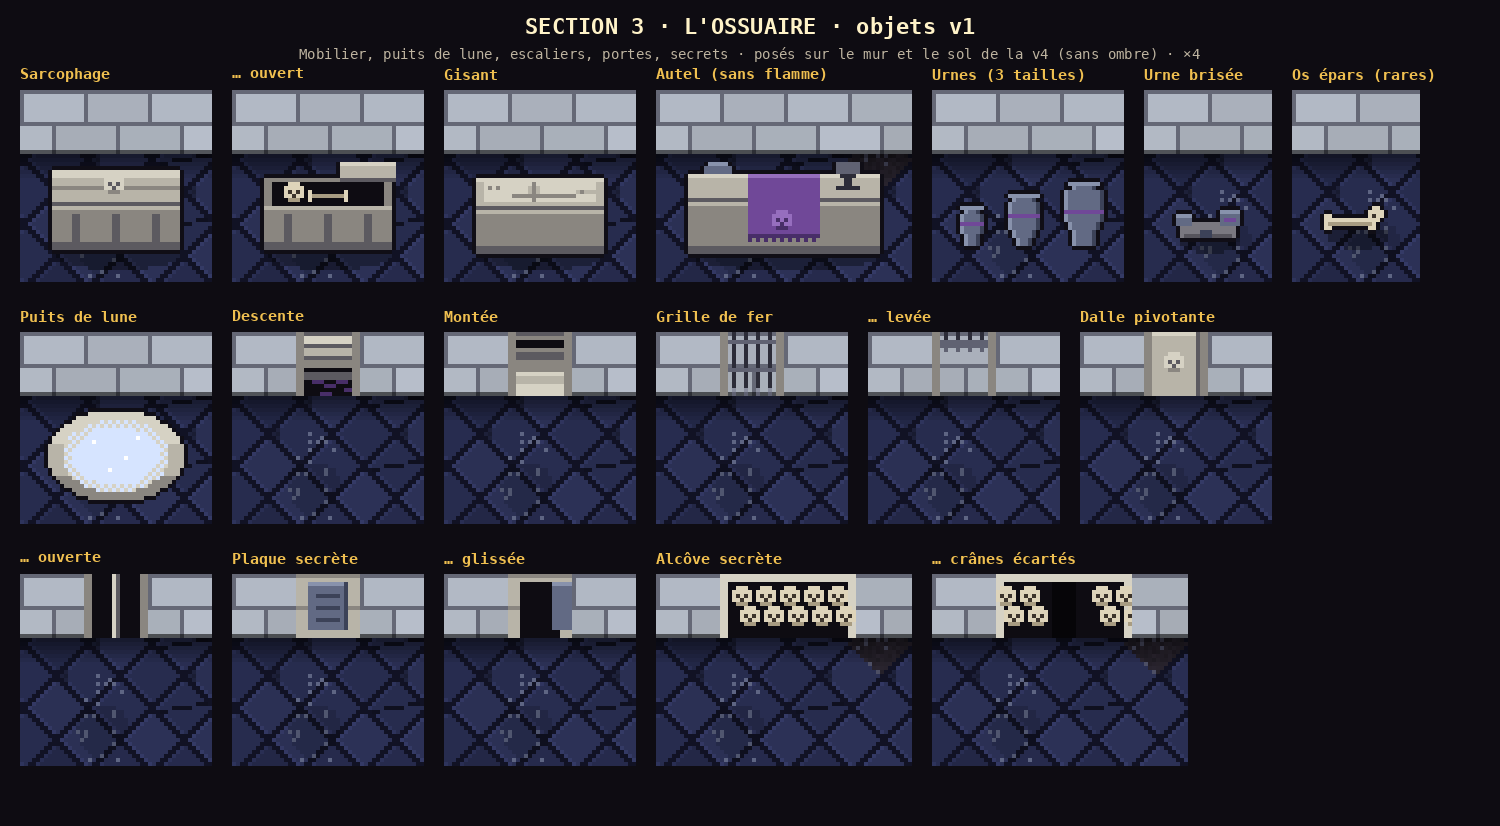

Recreate this plot in Python.
"""Section 3, l'OSSUAIRE : planche des OBJETS v1, dans la direction artistique v4 (craie, brume, lune seule lumière)
(Thomas, 2026-11-19, 8 h 48 : « ok continue », après les propositions : objets, escaliers, portes, salle secrète).
PROPOSITION, rien n'est en jeu.

Objets en 3/4 plongeant, contour sombre, posés sur le sol et le mur de la v4 :
- mobilier : sarcophage (fermé, ouvert), gisant, autel (sans cierge : la lune seule éclaire), urnes (petite, moyenne,
  grande, brisée avec ses cendres), os épars (rares, petit décor au sol) ;
- le PUITS DE LUNE vu de près : une margelle basse de craie, la lumière tombe dedans (aucune lune dessinée) ;
- ESCALIERS : descente (marches de craie qui plongent dans la brume) et montée ;
- PORTES : grille de fer noir (fermée, levée) et dalle de pierre qui pivote (fermée, ouverte) ;
- SECRETS : plaque funéraire qui coulisse (fermée, ouverte) et alcôve dont les crânes s'écartent (fermée, ouverte).

  python3 art/ossuaire_objets_v1.py   → art/ossuaire_objets_v1.png
"""
import importlib.util
import os
import sys

import numpy as np
from PIL import Image, ImageDraw

HERE = os.path.dirname(os.path.abspath(__file__))
sys.path.insert(0, HERE)
from pix import font, grid, hash2, outline_mask, up  # noqa: E402

spec = importlib.util.spec_from_file_location("da4", os.path.join(HERE, "ossuaire_da_v4.py"))
da4 = importlib.util.module_from_spec(spec)
spec.loader.exec_module(da4)

T = 16
OUT = (16, 14, 22, 255)
C = {
    "sL": (214, 210, 196), "s": (184, 180, 168), "sD": (138, 134, 128), "sDD": (92, 90, 96),
    "v": (112, 72, 152), "vD": (72, 46, 104), "vL": (150, 110, 190),
    "i": (44, 44, 56), "iL": (96, 98, 114), "iH": (140, 144, 160),
    "b": (222, 212, 186), "bD": (168, 156, 130), "bS": (60, 52, 44),
    "k": (14, 12, 18), "ash": (122, 120, 128), "ashD": (86, 84, 92),
    "c": (98, 106, 132), "cL": (136, 146, 172), "cD": (60, 66, 88),
    "moon": (214, 228, 255),
}


class Sprite:
    def __init__(self, w, h):
        self.a = np.zeros((h, w, 4), np.uint8)

    def r(self, x, y, w, h, c):
        col = C[c] if isinstance(c, str) else c
        self.a[max(0, y):max(0, y + h), max(0, x):max(0, x + w)] = tuple(col[:3]) + (255,)
        return self

    def p(self, x, y, c):
        return self.r(x, y, 1, 1, c)

    def rows(self, x, y, rows, pal):
        for dy, row in enumerate(rows):
            for dx, ch in enumerate(row):
                if ch != ".":
                    self.p(x + dx, y + dy, pal[ch])
        return self

    def done(self, outline=True):
        if outline:
            m = self.a[..., 3] > 0
            self.a[outline_mask(m)] = OUT
        return self

    def img(self):
        return Image.fromarray(self.a, "RGBA")


SKULL = [".###.", "#####", "#o#o#", "##n##", ".jjj."]
SK = {"#": "b", "o": "bS", "n": "bS", "j": "bD"}
SK_CARVED = {"#": "sL", "o": "sDD", "n": "sDD", "j": "sD"}


# ---------------------------------------------------------------- mobilier

def sarcophagus(open_=False):
    s = Sprite(34, 24)
    # face avant
    s.r(1, 11, 32, 11, "sD").r(1, 11, 32, 1, "s").r(1, 20, 32, 2, "sDD")
    for x in (6, 16, 26):
        s.r(x, 13, 2, 7, "sDD")
    if not open_:
        # couvercle à arête, crâne gravé
        s.r(1, 2, 32, 9, "s").r(1, 2, 32, 2, "sL").r(1, 6, 32, 1, "sD").r(1, 10, 32, 1, "sDD")
        s.rows(14, 3, SKULL, SK_CARVED)
    else:
        # caisse ouverte : intérieur noir, os dedans ; couvercle repoussé de travers sur la droite
        s.r(1, 4, 32, 7, "sD").r(3, 5, 28, 6, "k")
        s.rows(6, 5, SKULL, SK).r(12, 8, 10, 1, "bD").r(12, 7, 1, 3, "b").r(21, 7, 1, 3, "b")
        s.r(20, 0, 14, 5, "s").r(20, 0, 14, 1, "sL").r(20, 4, 14, 1, "sDD")
    return s.done()


def gisant():
    s = Sprite(34, 22)
    s.r(1, 10, 32, 11, "sD").r(1, 19, 32, 2, "sDD").r(1, 10, 32, 1, "s")
    s.r(1, 2, 32, 8, "s").r(1, 2, 32, 1, "sL").r(1, 9, 32, 1, "sDD")
    # le chevalier couché : tête à gauche, mains jointes, épée le long du corps, pieds à droite
    s.r(3, 3, 5, 5, "sL").r(4, 4, 1, 1, "sD").r(6, 4, 1, 1, "sD")
    s.r(8, 3, 18, 6, "sL").r(8, 8, 18, 1, "s")
    s.r(14, 4, 3, 3, "s").r(15, 3, 1, 5, "sD")  # mains
    s.r(10, 6, 20, 1, "sD").r(27, 5, 1, 3, "sD")  # épée
    s.r(26, 3, 5, 2, "sL").r(26, 6, 5, 2, "sL")  # pieds
    return s.done()


def altar():
    s = Sprite(50, 24)
    s.r(1, 10, 48, 13, "sD").r(1, 10, 48, 1, "s").r(1, 21, 48, 2, "sDD")
    s.r(1, 3, 48, 7, "s").r(1, 3, 48, 1, "sL").r(1, 9, 48, 1, "sDD")
    # nappe violette qui pend devant, frangée
    s.r(16, 3, 18, 7, "v").r(16, 3, 18, 1, "vL").r(16, 10, 18, 9, "v").r(16, 18, 18, 1, "vD")
    for x in range(16, 34, 2):
        s.p(x, 19, "vD")
    s.rows(22, 12, SKULL, {"#": "vL", "o": "vD", "n": "vD", "j": "vD"})
    # coupe vide (sans flamme)
    s.r(38, 0, 6, 3, "iL").r(39, 3, 4, 1, "i").r(40, 4, 2, 2, "i").r(38, 6, 6, 1, "i")
    s.r(5, 1, 7, 2, "c").r(6, 0, 5, 1, "cL")  # petite urne posée
    return s.done()


def urn(size):
    h = {"s": 10, "m": 13, "l": 16}[size]
    w = {"s": 7, "m": 9, "l": 11}[size]
    s = Sprite(w + 2, h + 2)
    cx = (w + 2) // 2
    body = []
    for y in range(h):
        t = y / h
        half = int(round((w / 2) * (0.55 + 0.45 * np.sin(np.pi * min(1, t * 1.15 + 0.1)))))
        if y < 2:
            half = max(2, w // 3)  # col
        body.append(half)
    for y, half in enumerate(body):
        s.r(cx - half, y + 1, 2 * half, 1, "c")
        s.p(cx - half, y + 1, "cL")
        s.p(cx + half - 1, y + 1, "cD")
    s.r(cx - body[0] - 1, 1, 2 * body[0] + 2, 1, "cL")
    band = int(h * 0.45)
    s.r(cx - body[band], band + 1, 2 * body[band], 1, "v")
    return s.done()


def urn_broken():
    s = Sprite(18, 10)
    s.r(2, 6, 14, 3, "ash").r(4, 5, 9, 1, "ash").r(3, 8, 12, 1, "ashD")
    s.r(1, 3, 4, 3, "c").r(1, 3, 4, 1, "cL").r(12, 2, 5, 4, "c").r(12, 2, 5, 1, "cL").r(13, 4, 3, 1, "v")
    s.r(7, 7, 3, 2, "cD")
    return s.done()


def bones():
    s = Sprite(18, 9)
    s.r(2, 4, 11, 2, "b").r(1, 3, 2, 4, "b").r(12, 3, 2, 4, "b").r(2, 5, 11, 1, "bD")
    s.rows(12, 1, [".##.", "####", "#o##", ".##."], {"#": "b", "o": "bS"})
    return s.done()


# ---------------------------------------------------------------- puits de lune, escaliers

def moon_well():
    s = Sprite(36, 26)
    # margelle basse de craie, en anneau aplati
    for y in range(26):
        for x in range(36):
            dx, dy = (x - 17.5) / 17, (y - 12.5) / 11.5
            r = dx * dx + dy * dy
            if r < 1:
                if r > 0.62:
                    s.p(x, y, "sL" if dy < -0.25 else ("s" if dy < 0.4 else "sD"))
                else:
                    s.p(x, y, "moon" if (x + y) % 2 == 0 or r < 0.4 else "sL")
    for (x, y) in ((12, 9), (20, 13), (16, 16), (23, 8)):
        s.p(x, y, (255, 255, 255))
    return s.done()


def stairs(down=True):
    """Dans une niche de mur : marches de craie ; descente : elles plongent dans la brume ; montée : elles s'élèvent."""
    s = Sprite(16, 16)
    s.r(0, 0, 16, 16, "sDD")
    for k in range(5):
        y = 1 + k * 3
        if down:
            tone = ["sL", "s", "sD", "sDD", "k"][k]
            s.r(2, y, 12, 3, tone).r(2, y + 2, 12, 1, "k" if k > 1 else "sDD")
        else:
            tone = ["k", "sDD", "sD", "s", "sL"][k]
            s.r(2, y, 12, 3, tone).r(2, y, 12, 1, "sL" if k > 2 else "sD")
    if down:
        for (x, y) in ((4, 12), (7, 13), (10, 12), (12, 14), (6, 15)):
            s.r(x, y, 3, 1, "vD")  # brume qui monte du fond
    s.r(0, 0, 2, 16, "sD").r(14, 0, 2, 16, "sD")
    return s.done(False)


# ---------------------------------------------------------------- portes et secrets

def grille(open_=False):
    s = Sprite(16, 16)
    s.r(0, 0, 2, 16, "sD").r(14, 0, 2, 16, "sD")  # jambages
    top = 0
    length = 15 if not open_ else 4
    for x in (3, 6, 9, 12):
        s.r(x, top, 1, length, "i").p(x, top + length - 1, "iH").p(x, top + length, "iL")
    s.r(2, top + 2, 12, 1, "iL").r(2, top + length - 6 if not open_ else top + 3, 12, 1, "iL")
    return s.done(False)


def slab_door(open_=False):
    s = Sprite(16, 16)
    s.r(0, 0, 2, 16, "sD").r(14, 0, 2, 16, "sD")
    if not open_:
        s.r(2, 0, 12, 16, "s").r(2, 0, 12, 1, "sL").r(13, 0, 1, 16, "sDD")
        s.rows(5, 5, SKULL, SK_CARVED)
    else:
        s.r(2, 0, 5, 16, "k").r(9, 0, 5, 16, "k")
        s.r(7, 0, 2, 16, "s").r(7, 0, 1, 16, "sL").r(8, 0, 1, 16, "sDD")  # la dalle tournée sur son axe : vue par la tranche
    return s.done(False)


def tablet_secret(open_=False):
    s = Sprite(16, 16)
    s.r(0, 0, 16, 16, "s")
    for y in (0, 8):
        s.r(0, y, 16, 1, "sD")
    if not open_:
        s.r(3, 2, 10, 12, "c").r(3, 2, 10, 1, "cL").r(12, 2, 1, 12, "cD")
        for y in (5, 8, 11):
            s.r(5, y, 6, 1, "cD")
    else:
        s.r(3, 2, 10, 14, "k")  # le passage
        s.r(11, 2, 5, 12, "c").r(11, 2, 5, 1, "cL")  # la plaque glissée de côté
    return s.done(False)


def alcove_secret(open_=False):
    s = Sprite(34, 16)
    s.r(0, 0, 34, 16, "sL")
    s.r(2, 2, 30, 14, "k")
    xs = range(3, 28, 6)
    for i, x in enumerate(xs):
        shift = 0 if not open_ else (-3 if x < 16 else 3)
        if open_ and 13 <= x <= 19:
            continue
        s.rows(x + shift, 3, SKULL, SK).rows(x + shift + 2, 8, SKULL, SK)
    if open_:
        s.r(14, 2, 6, 14, (6, 5, 8))
    return s.done(False)


# ---------------------------------------------------------------- planche


def backdrop(wt, ht, wall_rows=1):
    """Un morceau de salle v4 sans ombre : une rangée de mur de craie en haut, le sol dessous."""
    W_, H_ = wt * T, ht * T
    xs, ys = grid(W_, H_)
    floor = da4.floor_layer(xs + 40, ys + 23)
    out = floor.copy()
    for Y in range(wall_rows * T):
        for X in range(W_):
            row = Y // 8
            u = X + (row % 2) * 8
            a_, b_ = u % 16, Y % 8
            t = hash2(u // 16, row, 3)
            c = da4.chalk(float(t), 0.6)
            if a_ == 0 or b_ == 0:
                c = da4.JOINT
            out[Y, X] = c
    out[wall_rows * T - 1, :] *= 0.45
    for k in range(6):
        out[wall_rows * T + k, :] *= 0.55 + 0.075 * k
    return Image.fromarray(np.clip(out * np.array((0.86, 0.92, 1.06)), 0, 255).astype(np.uint8), "RGB")


def panel(sprite, wt, ht, at, wall_rows=1, shadow=True):
    bg = backdrop(wt, ht, wall_rows)
    im = sprite.img()
    if shadow:
        sh = Image.new("RGBA", bg.size, (0, 0, 0, 0))
        d = ImageDraw.Draw(sh)
        d.ellipse([at[0] + 2, at[1] + im.height - 4, at[0] + im.width - 2, at[1] + im.height + 2], fill=(0, 0, 0, 90))
        bg.paste(sh, (0, 0), sh)
    bg.paste(im, at, im)
    return bg


def main():
    Z = 4
    items = [
        ("Sarcophage", panel(sarcophagus(), 3, 3, (7, 18))),
        ("… ouvert", panel(sarcophagus(True), 3, 3, (7, 18))),
        ("Gisant", panel(gisant(), 3, 3, (7, 20))),
        ("Autel (sans flamme)", panel(altar(), 4, 3, (7, 18))),
        ("Urnes", None),
        ("Urne brisée", panel(urn_broken(), 2, 3, (7, 28))),
        ("Os épars (rares)", panel(bones(), 2, 3, (7, 28))),
        ("Puits de lune", panel(moon_well(), 3, 3, (6, 18), shadow=False)),
        ("Descente", panel(stairs(True), 3, 3, (16, 0), shadow=False)),
        ("Montée", panel(stairs(False), 3, 3, (16, 0), shadow=False)),
        ("Grille de fer", panel(grille(), 3, 3, (16, 0), shadow=False)),
        ("… levée", panel(grille(True), 3, 3, (16, 0), shadow=False)),
        ("Dalle pivotante", panel(slab_door(), 3, 3, (16, 0), shadow=False)),
        ("… ouverte", panel(slab_door(True), 3, 3, (16, 0), shadow=False)),
        ("Plaque secrète", panel(tablet_secret(), 3, 3, (16, 0), shadow=False)),
        ("… glissée", panel(tablet_secret(True), 3, 3, (16, 0), shadow=False)),
        ("Alcôve secrète", panel(alcove_secret(), 4, 3, (16, 0), shadow=False)),
        ("… crânes écartés", panel(alcove_secret(True), 4, 3, (16, 0), shadow=False)),
    ]
    # urnes : trois tailles sur un même morceau de sol
    bg = backdrop(3, 3)
    for (sz, x) in (("s", 6), ("m", 18), ("l", 32)):
        im = urn(sz).img()
        bg.paste(im, (x, 40 - im.height), im)
    items[4] = ("Urnes (3 tailles)", bg)
    pad = 20
    maxw = 1500
    x, y, rowh = pad, 90, 0
    placed = []
    for name, im in items:
        im = up(im, Z)
        if x + im.width > maxw - pad:
            x, y = pad, y + rowh + 50
            rowh = 0
        placed.append((name, im, x, y))
        x += im.width + pad
        rowh = max(rowh, im.height)
    Hb = y + rowh + 60
    sheet = Image.new("RGB", (maxw, Hb), (14, 12, 18))
    d = ImageDraw.Draw(sheet)
    d.text((maxw // 2, 26), "SECTION 3 · L'OSSUAIRE · objets v1", fill=(255, 243, 200), font=font(22), anchor="mm")
    d.text((maxw // 2, 54), "Mobilier, puits de lune, escaliers, portes, secrets · posés sur le mur et le sol de la v4 (sans ombre) · ×4", fill=(190, 180, 160), font=font(14, False), anchor="mm")
    for name, im, x, y in placed:
        d.text((x, y - 22), name, fill=(240, 192, 80), font=font(15), anchor="lt")
        sheet.paste(im, (x, y))
    out = os.path.join(HERE, "ossuaire_objets_v1.png")
    sheet.save(out)
    print("art/ossuaire_objets_v1.png", sheet.size)


if __name__ == "__main__":
    main()
